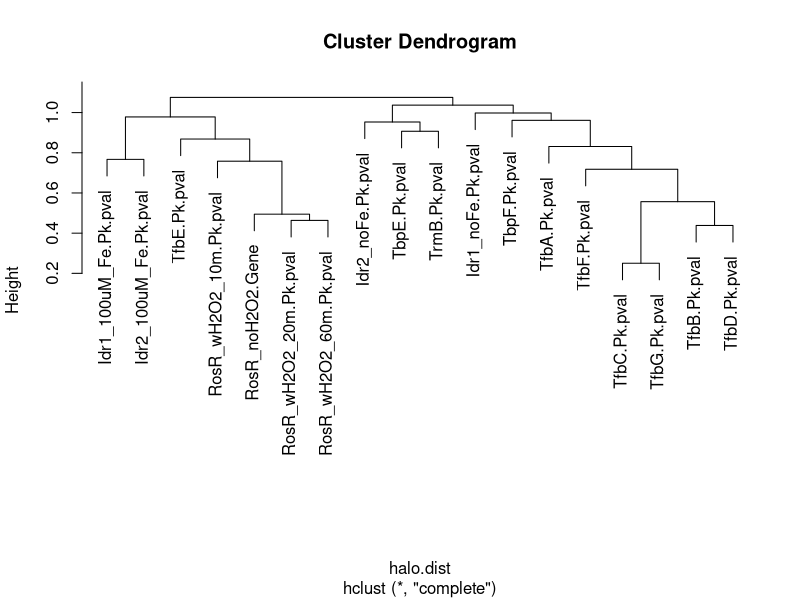

Generate this figure with R:
ccdata = read.delim("ChIP-chip.txt", header=TRUE, sep="\t", row.names=1)

halo.cor <- cor(ccdata, use="pairwise.complete.obs")
halo.dist <-as.dist(1-halo.cor)
halo.tree <-hclust(halo.dist, method="complete")

plot(halo.tree)